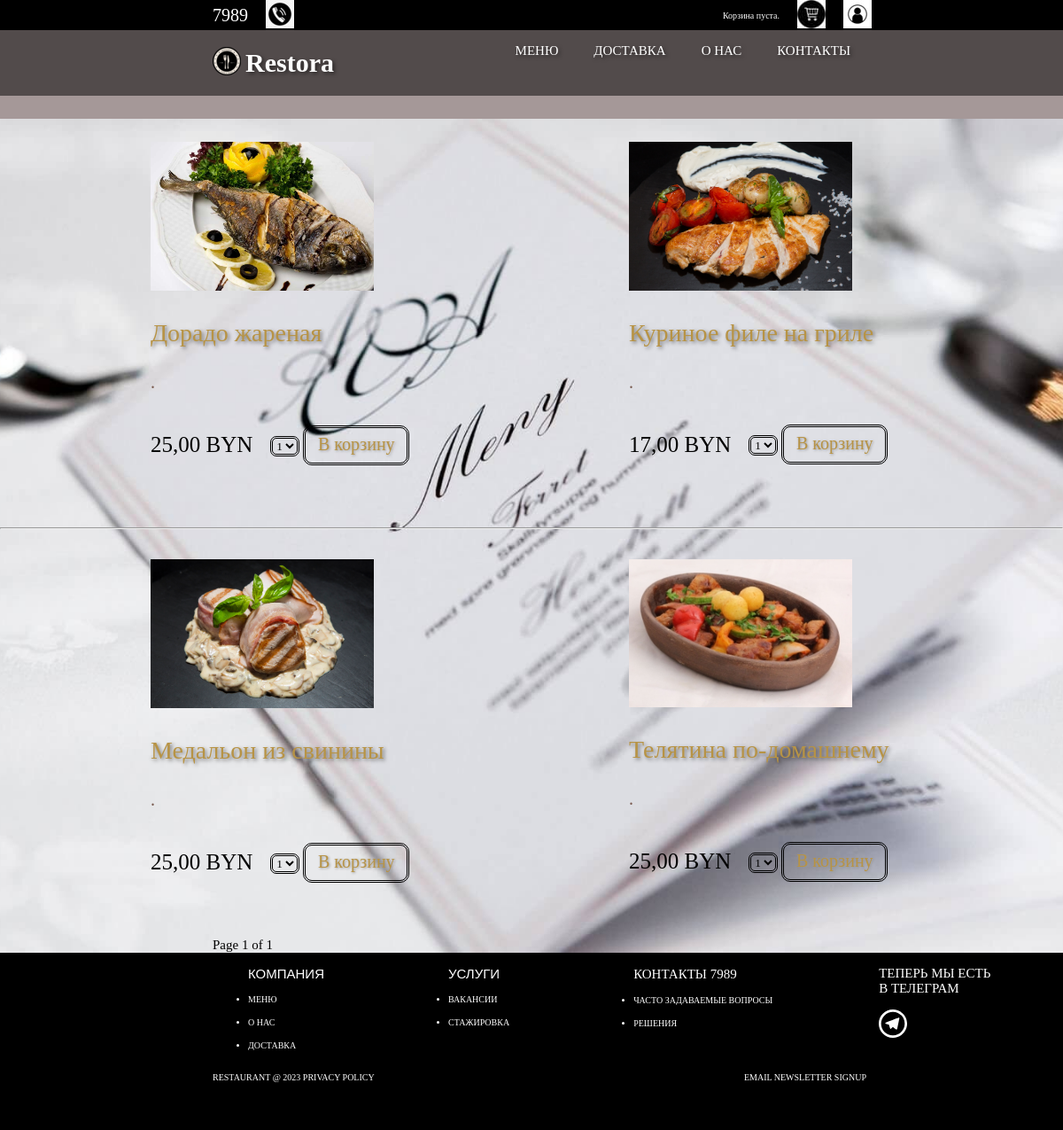
The page /restora/home/hot_dishes on the database its author committed.
### Restora/models.py (models this page shows, shortened)
class Dishes(models.Model):
    name = models.CharField('Название блюда', max_length=100)
    image = models.ImageField('Изображение', upload_to='uploads')
    price = models.DecimalField('Стоимость', max_digits=10, decimal_places=2)
    cookingTime = models.IntegerField('Приготовление в минутах')
    category = models.ForeignKey('CategoriesFood',  on_delete=models.SET_NULL, verbose_name='Категория', null=True, default='Без категории')
    class Meta:
        verbose_name = 'Блюдо'
        verbose_name_plural = 'Блюда'

### Restora/views.py (the view)
# urls.py: path('home/hot_dishes', views.show_hot_dishes, name= 'hot_dishes'),
def show_hot_dishes (request):
    hot_dishes = models.Dishes.objects.filter(category__name='Горячие блюда')    #<QuerySet [<Dishes: Сельдь под шубой>, <Dishes: Овощной салат с семе>, <Dishes: Салат-микс с цыпленк>, <Dishes: Низуаз с тунцом>, <Dishes: Оливье>, <Dishes: Цезарь>]>
    paginator = Paginator(hot_dishes, 4)   #показ на стр. по 4
    page_number = request.GET.get('page')
    page_obj = paginator.get_page(page_number)
    cart_product_form = CartAddProductForm()   #добавляем форму корзины
    for hot_dish in page_obj:
        ingredients = models.Ingredients.objects.filter(dishe_id=hot_dish.id)
        hot_dish.ingredients = []
        for ingredient in ingredients:
            product = models.Products.objects.get(id=ingredient.product_id)
            hot_dish.ingredients.append(product.name)
    return render(request, 'hot-dishes.html', {'hot_dishes': hot_dishes,
                                           'products': page_obj,
                                           'cart_product_form': cart_product_form,
                                           })

### Cart/forms.py
class CartAddProductForm(forms.Form):
    quantity = forms.TypedChoiceField(choices=PRODUCT_QUANTITY_CHOICES, coerce=int, label='')    #количество между 1-20.
    update = forms.BooleanField(required=False, initial=False, widget=forms.HiddenInput)

### Cart/cart.py (called while the page is built)
    def __len__(self):
        return sum(item['quantity'] for item in self.cart.values())

### Cart/context_processors.py (called while the page is built)
def cart(request):
    return {'cart': Cart(request)}

### Restora/templates/hot-dishes.html (shortened to what this page needs)
{% extends 'base.html' %}
{% block content %}
{% load static %}
<div class="products-container">
    {% for hot_dish in products %}
        {% if forloop.counter0|divisibleby:2 %}
            <div class="row">
        {% endif %}
        <div class="product-card">
            <ul>
                <li><a href="javascript:PopUpShow('popup{{ forloop.counter }}')">
                    {% if hot_dish.image %}
                        <img class="product-image" src="{{ hot_dish.image.url }}">
                    {% else %}
                        <p>No image</p>
                    {% endif %}
                    </a>
                </li>
                <li>
                    <p class ="product-name">{{hot_dish.name}}</p>
                </li>
                <li>
                    <p class ="product-description">
                        .
                     </p>
                </li>
                <li class="in-bag"><p class="product-price" >{{hot_dish.price}} BYN</p>
                    <form action="{% url "cart:cart_add" hot_dish.id %}" method="post">
                        {{ cart_product_form }}
                        <input class="button-in-bag" type="submit" value="В корзину">
                    </form>
                </li>
        </ul>
    </div>
        {% if forloop.counter0|add:1|divisibleby:2 or forloop.last %}
    </div>
            {% if not forloop.last %}
                <hr>
            {% endif %}
        {% endif %}
    {% endfor %}
 </div>
{% include 'pagination.html' %}
{% endblock %}

### Restora/static/Restora/css/style.css (style rules this page uses)
BODY { margin: 0; padding: 0; background: black; }
a { color:inherit; text-decoration: none; }
.row { display: flex; justify-content: space-evenly; }
.product-card { width: calc(35% - 20px); margin-bottom: 20px; padding: 10px; }
.product-image { width: 70%; }
.product-name { font-size: 28px; font-family: 'Times New Roman', Times, serif; text-shadow: 2px 2px 4px rgba(0, 0, 0, 0.5); color: #b79345; }
.product-price { font-size: 25px; padding-right: 20px; }
.product-description { font-size: 20px; width: 70%; color: #7a5b50; }
.in-bag { display: flex; align-items: center }
form>select { background: none; border: 3px double black; border-radius: 7px; }
.button-in-bag { width: 120px; height: 45px; padding-bottom: 3px; border: 3px double black; border-radius: 10px; font: 20px 'Times New Roman', Times, serif; color: #b79345; cursor: pointer; text-shadow: 1px 1px 3px rgba(150, 150, 150, 1); background: none; }
.product-card > ul { list-style-type: none; }
* { font-family: Areal; }

### rows shown on the page
Dishes: image (picture), name "Дорадо жареная", price "25,00"
Dishes: image (picture), name "Куриное филе на гриле", price "17,00"
Dishes: image (picture), name "Медальон из свинины", price "25,00"
Dishes: image (picture), name "Телятина по-домашнему", price "25,00"

### other values the page prints
{{ products.number }} "1"
{{ products.paginator.num_pages }} "1"
